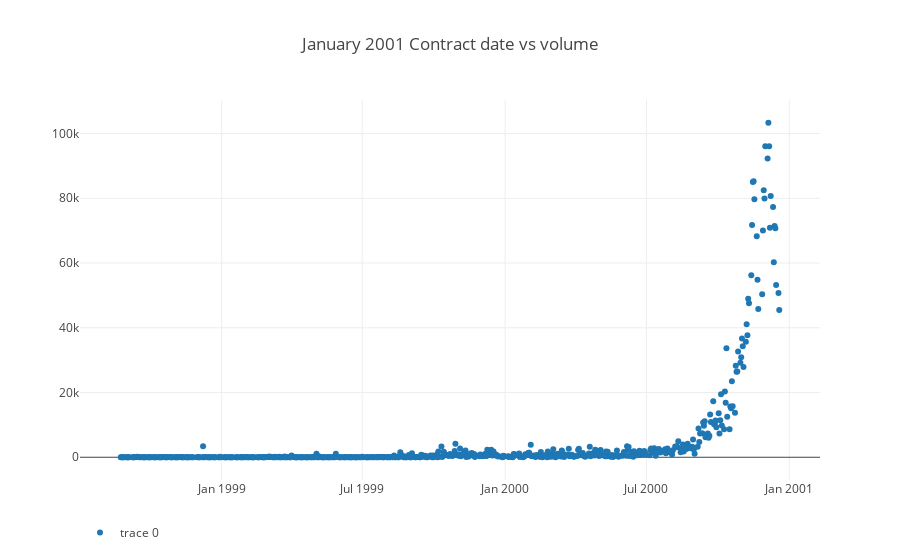

The cell this chart's notebook holds for it:
### Markdown cell above
**This is great!** We can assume that contracts that don't change in price do not have people trading on them. Not only that but the volume will be close to 0 for these contracts. Let's look at a single contract:

### Code cell
df = df_query[df_query['contract_name'] == 'CL2001-01']
plot([Scatter(x=df['date'], y=df['volume'], mode='markers')], 
     title='January 2001 Contract date vs volume')

### Figure 1 — Plotly figure (JSON) as saved in the notebook; plotly's stock layout.template omitted (floating-point values rounded to 4 significant figures; data arrays with more than 128 entries replaced by an {"elided": "..."} marker saying what was removed)
{"data": [{"hoverinfo": "skip", "mode": "markers", "type": "scatter", "x": {"elided": "582 str values"}, "y": {"elided": "582 int values"}}], "layout": {"legend": {"orientation": "h"}, "showlegend": true, "title": "January 2001 Contract date vs volume", "xaxis": {"fixedrange": true}, "yaxis": {"fixedrange": true}}}
